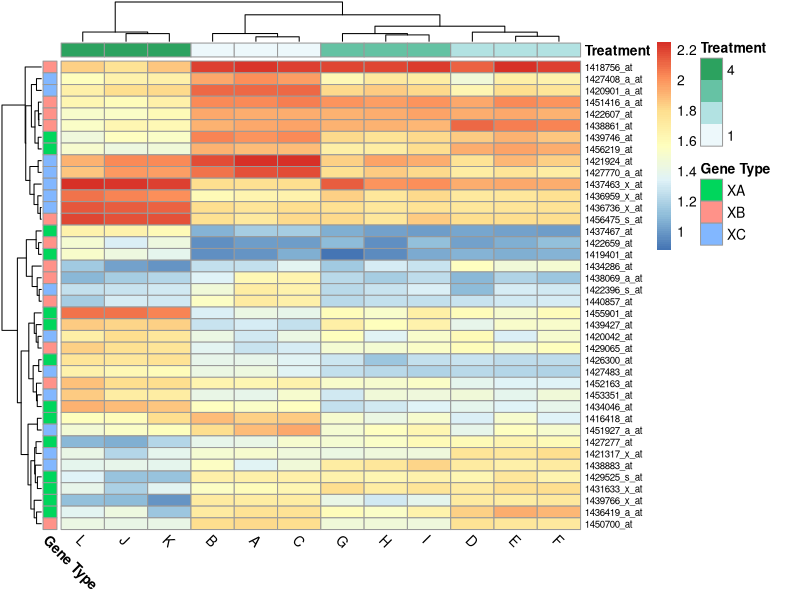
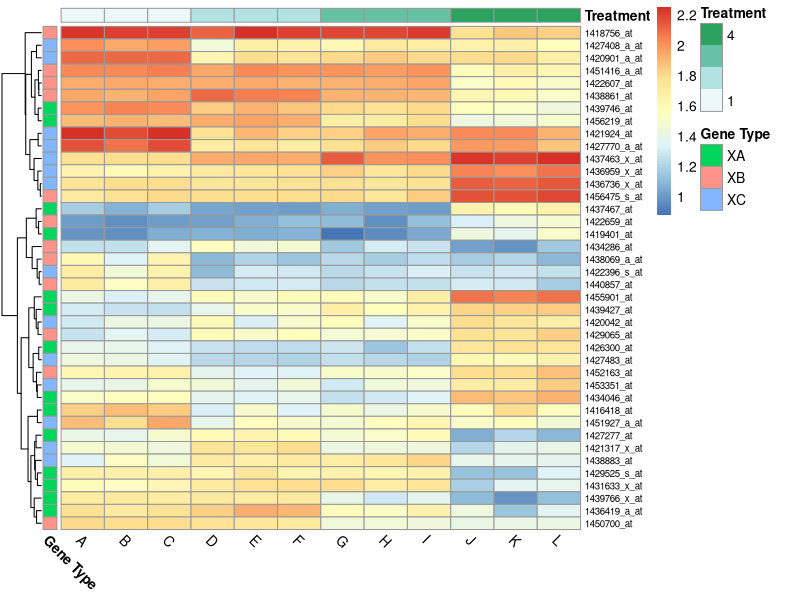

Source code (R) for these figures, in order:
## ---- chunk 1
knitr::opts_chunk$set(echo = TRUE)
## ---- chunk 2
#import libraries
library(pheatmap)
#import data
try(data_all <- read.csv("data_all.csv"))
try(gene_annotation <- read.csv("gene_annotation.csv"))
try(genelist <- read.csv("genelist_72.txt"))
try(sample_annotation <- read.csv("sample_annotation.csv"))

#error checks for empty/missing data
if(exists("data_all") && exists("gene_annotation") && exists("genelist") && exists("sample_annotation")){
  print("Imported files!")
} else {
  print("At least one or more files has not been imported. Quitting...")
  quit()
}

## ---- chunk 3
#1. Get only data from genes in genelist into data_filtered
data_filtered <- data.frame()

genelist_lengthbefore <- as.numeric(length(genelist[,1]))

genelist <- unique(genelist)

for(selectgene in genelist[,1]){
  for(i in 1:length(data_all[,1])){
    if(selectgene == data_all[i,1]){
      data_filtered <- rbind(data_filtered, data_all[i,])
    }
  }
}

#report duplicates
if(length(genelist[,1]) != genelist_lengthbefore){
  print(paste((genelist_lengthbefore - length(genelist[,1])), "duplicate(s) found in genelist.csv"))
}

print(paste(length(data_filtered[,1]) , " gene(s) seleced from data_all.csv for further processing.", sep=""))

#report missing genes that are in genelist but not in data_all
if(length(data_filtered[,1]) != length(genelist[,1])){
  print(paste( (length(genelist[,1])-length(data_filtered[,1])), "gene(s) in genelist is not in data_all.csv... Continuing without them."))
}

## ---- chunk 4
#2. log scale the data 
logdata <- data_filtered

countna=0
for(val in 1:length(data_filtered[,1])){
  for(sample in 1:length(data_filtered[1,])){
    if(is.na(data_filtered[val,sample])){
      countna = countna + 1
    }
    
    logdata[val, sample] <- log(data_filtered[val, sample])
  }
}

#report na value counts
print(paste(countna,"NA values in data_filtered"))

##2a. renaming colnames of logdata df
i=1
for (gene in logdata$`log_X`){
  logdata$`log_X`[i] <- exp(gene)
  i = i+1
}

plotdata <- cbind(data_filtered, logdata[,2:length(logdata)])

print("Data log scaled.")

## ---- chunk 5
#3. Annotate gene row with type of gene genetype
genetype_vector <- c()
for(gene in data_filtered$X){
  i=0
  for(annotation_gene in gene_annotation$X){
    i = i + 1
    if(gene == annotation_gene){
      genetype_vector <- c(genetype_vector, gene_annotation$Type[i])
      break
    }
  }
}

#check if all genes are in gene_annotation
if(length(genetype_vector) != length(data_filtered[,1])){
  print(paste( (length(data_filtered[,1])-length(genetype_vector)),"genes not included in gene_annotation.csv. Quitting... "))
  quit()
} else {
  print("All genes annotated with gene type")
}


genetype_df <- data.frame(genetype_vector)
rownames(genetype_df) <- rownames(data_filtered)

#4. Annotate each sample with treatment group
treatment_vector <- c()
for(sample in colnames(data_filtered)[colnames(data_filtered) != "X"]){
  i=0
  for(annotation_sample in sample_annotation$SampleName){
    i = i + 1
    if(sample == annotation_sample){
      treatment_vector <- c(treatment_vector, sample_annotation$TreatmentGroup[i])
      break
    }
  }
}

#check if all samples are in sample_annotation
if(length(treatment_vector) != length(data_filtered[,2:length(data_filtered[1,])])){
  print(paste( (length(data_filtered[2:length(data_filtered[1,]),])-length(treatment_vector)),"genes not included in gene_annotation.csv. Quitting... "))
  quit()
} else{
  print("All samples annotated with treatment groups")
}

treatment_df <- data.frame(treatment_vector)
rownames(treatment_df) <- colnames(data_filtered)[colnames(data_filtered) != "X"]

#5. Replace gene names with long names
longname_vector <- c()
for(gene in data_filtered$X){
  i=0
  for(annotation_gene in gene_annotation$X){
    i = i + 1
    if(gene == annotation_gene){
      longname_vector <- c(longname_vector, gene_annotation$LongName[i])
      break
    }
    
  }
}

#check if all longnames present
if(length(longname_vector) != length(data_filtered[,1])){
  print(paste( (length(data_filtered[,1])-length(longname_vector)),"gene long names not included in gene_annotation.csv. Quitting... "))
  quit()
} else {
  print("All genes renamed to their long names")
}

rownames(logdata) <- longname_vector
rownames(genetype_df) <- longname_vector


## ---- chunk 6
#6. Plot heatmaps
##6i. Rename annotation cols
colnames(genetype_df) <- "Gene Type"
colnames(treatment_df) <- "Treatment"
##6a. genes and samples clustered
pheatmap(logdata[,2:length(logdata)], 
         annotation_row = genetype_df, 
         annotation_col = treatment_df,
         treeheight_row = 25,
         treeheight_col = 25,
         angle_col=315,
         fontsize_row=7)
##6b. only genes clustered
pheatmap(logdata[,2:length(logdata)], 
         annotation_row = genetype_df, 
         annotation_col = treatment_df, 
         cluster_cols=FALSE,
         treeheight_row = 25,
         treeheight_col = 25,
         angle_col=315,
         fontsize_row=7)


